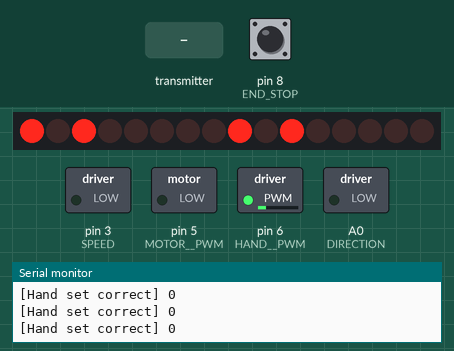
A program run on a simulated Arduino Uno, built with avr-gcc and run on an emulated ATmega328P. Parts: 16 shift-register outputs drawn as a row of LEDs (first output left, lit = HIGH), switched loads named in the program (green lamp = pin HIGH), the last lines printed to the serial monitor. The test bench sets the inputs (shaded band); at power-on: pin 8 (END_STOP) HIGH. No radio packets arrive unless stated; pins used as bus, display or sensor lines are not drawn.

Above: at 0.8 s.
0.9 s: pin 8 (END_STOP) pulled LOW for 0.15 s
At 1.4 s:
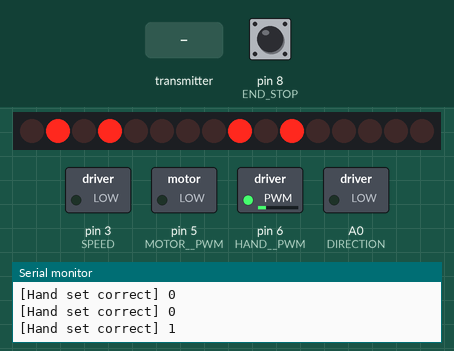
At 2.8 s:
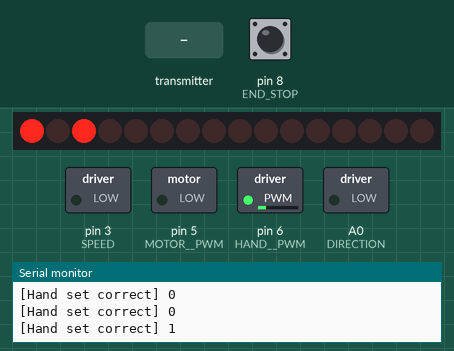
3.5 s: the transmitter starts sending direction = 0
5.0 s: the transmitter starts sending hand = 128
8.0 s: the transmitter starts sending speed = 0
11.0 s: the transmitter starts sending zachvat = 128
14.0 s: the transmitter starts sending direction = 64
Timing chart, 0 to 17.0 s (numbered marks = the images above; inputs shaded):
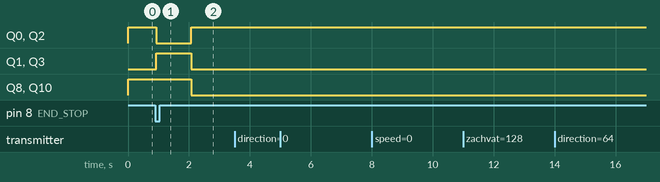

The program:

main.cpp
```cpp
#include <Arduino.h>
#include "Command.h"

#define MOTOR__PWM    5  // выходы arduino
#define HAND__PWM     6

#define DATA_PIN      2  // пин подключен к входу DS
#define LATCH_PIN     4  // пин подключен к входу ST_CP
#define CLOCK_PIN     7  // пин подключен к входу SH_CP

#define END_STOP      8  // пин конецевика на руке

#define SPEED         3  // скорость двигателя захвата
#define DIRECTION     A0


// #define MOTOR_LEFT_AIN1       A0
// #define MOTOR_LEFT_AIN2       A1
// #define MOTOR_LEFT_BIN1       A2
// #define MOTOR_LEFT_BIN2       A3

// #define MOTOR_RIGHT_AIN1      2
// #define MOTOR_RIGHT_AIN2      4
// #define MOTOR_RIGHT_BIN1      7
// #define MOTOR_RIGHT_BIN2      8
//#define STBY 13

#define MOTOR_LEFT_FORWARD     0b01010000
#define MOTOR_LEFT_BACKWARD    0b10100000
#define MOTOR_RIGHT_FORWARD    0b00001010
#define MOTOR_RIGHT_BACKWARD   0b00000101
#define MOTOR_STOP             0b00000000

#define ROBOT_FORWARD          0b01011010
#define ROBOT_BACKWARD         0b10100101
#define ROBOT_LEFT             0b01010101
#define ROBOT_RIGHT            0b10101010

#define HAND_UP                0b10100000
#define HAND_DOWN              0b01010000
#define HAND_STOP              0b00000000


#include <SPI.h>
#include "nRF24L01.h"
#include "RF24.h"

RF24 radio(9, 10); // "создать" модуль на пинах 9 и 10 Для Уно
// RF24 radio(9,53); // для Меги

byte address[][6] = {"1Node", "2Node", "3Node", "4Node", "5Node", "6Node"}; //возможные номера труб

uint32_t timer;


// int motorSpeed = 255; //  скорость мотора

enum Direction {
  forward = 0,
  bacward = 1,
  left    = 2,
  right   = 3,
  stop    = 4
};

enum DirectHand {
  up        = 0,
  dw        = 1,
  stopHand  = 2
};

enum StateEnd {
  go_up    = 0,
  go_down  = 1,
//  stopEnd  = 2
};

Direction direct;
DirectHand hand_dir, lastdir, zachvat_dir;
StateEnd flag_stop;

com recived;


bool read_end_stop;


void Motor(Direction direct, byte speed_rs) {
  byte speed = 100;
  switch (direct)
  {
    case Direction :: stop: {
      analogWrite(MOTOR__PWM, 0);
      //Serial.println("Stop");
      break;
    }

    case Direction :: forward: {

      //Serial.println("Forward");

      shiftOut(DATA_PIN, CLOCK_PIN, LSBFIRST, ROBOT_FORWARD);

      analogWrite(MOTOR__PWM, speed);
      break;
    }
    case Direction :: bacward: {

      //Serial.println("Backward");

      shiftOut(DATA_PIN, CLOCK_PIN, LSBFIRST, ROBOT_BACKWARD);

      analogWrite(MOTOR__PWM, speed);
      break;
    }

    case Direction :: right: {

      //Serial.println("Right");

      shiftOut(DATA_PIN, CLOCK_PIN, LSBFIRST, ROBOT_RIGHT);

      analogWrite(MOTOR__PWM, speed);
      break;
    }
    case Direction :: left: {

      //Serial.println("Left");

      shiftOut(DATA_PIN, CLOCK_PIN, LSBFIRST, ROBOT_LEFT);

      analogWrite(MOTOR__PWM, speed);
      break;
    }


  default:
    break;
  }
}

void Hand(DirectHand direct) {
  byte speed = 50;

  switch (direct)
  {
    case DirectHand :: up: {


      shiftOut(DATA_PIN, CLOCK_PIN, LSBFIRST, HAND_UP);

      analogWrite(HAND__PWM, speed);
      break;
    }
    case DirectHand :: dw: {

      shiftOut(DATA_PIN, CLOCK_PIN, LSBFIRST, HAND_DOWN);

      analogWrite(HAND__PWM, speed);
      break;
    }

    case DirectHand :: stopHand: {

      shiftOut(DATA_PIN, CLOCK_PIN, LSBFIRST, HAND_STOP);

      analogWrite(HAND__PWM, 0);
    }

  default:
    break;
  }
}

void GoHand(DirectHand recived_direct) {
  static bool flag;
  read_end_stop = !digitalRead(END_STOP);

  if (read_end_stop && recived_direct == DirectHand :: dw) {
    Hand(DirectHand :: up);
    flag = true;
    timer = millis();
  }

  if (read_end_stop && recived_direct == DirectHand :: up) {
    Hand(DirectHand :: dw);
    flag = true;
    timer = millis();
  }

  if (flag && millis() - timer > 1000) {
    flag = false;
    Hand(DirectHand :: stopHand);
  }

  if (!flag) {
    Hand(recived_direct);
  }

}

void ZachVat(DirectHand direct) {
  static bool flag;

  if (direct == DirectHand :: dw && flag == false) {
    digitalWrite(DIRECTION, HIGH);
    digitalWrite(SPEED, LOW);
    flag = true;
    // delay(200);
    // analogWrite(SPEED, 0);

  } else if (direct == DirectHand :: up && flag == false) {
    digitalWrite(DIRECTION, LOW);
    digitalWrite(SPEED, HIGH);
    flag = true;
    // delay(200);
    // analogWrite(SPEED, 0);

  } else if (direct == DirectHand :: stopHand) {
    digitalWrite(SPEED, LOW);
    digitalWrite(DIRECTION, LOW);
    flag = false;

  }
}

void setup(){

  Serial.begin(9600);
  Serial.println("Start");

  pinMode(END_STOP, INPUT_PULLUP);

  pinMode(MOTOR__PWM, OUTPUT);
  pinMode(HAND__PWM, OUTPUT);

  pinMode(DATA_PIN, OUTPUT);
  pinMode(CLOCK_PIN, OUTPUT);
  pinMode(LATCH_PIN, OUTPUT);

  pinMode(SPEED, OUTPUT);
  pinMode(DIRECTION, OUTPUT);

  digitalWrite(LATCH_PIN, HIGH);


  radio.begin(); //активировать модуль
  radio.setAutoAck(1);         //режим подтверждения приёма, 1 вкл 0 выкл
  radio.setRetries(0, 15);    //(время между попыткой достучаться, число попыток)
  radio.enableAckPayload();    //разрешить отсылку данных в ответ на входящий сигнал
  radio.setPayloadSize(32);     //размер пакета, в байтах

  radio.openReadingPipe(1, address[0]);     //хотим слушать трубу 0
  radio.setChannel(0x60);  // выбираем канал (в котором нет шумов!)

  radio.setPALevel (RF24_PA_MAX); //уровень мощности передатчика. На выбор RF24_PA_MIN, RF24_PA_LOW, RF24_PA_HIGH, RF24_PA_MAX
  radio.setDataRate (RF24_250KBPS); //скорость обмена. На выбор RF24_2MBPS, RF24_1MBPS, RF24_250KBPS
  //должна быть одинакова на приёмнике и передатчике!
  //при самой низкой скорости имеем самую высокую чувствительность и дальность!!

  radio.powerUp(); //начать работу
  radio.startListening();  //начинаем слушать эфир, мы приёмный модуль

  recived.speed = 50;

  flag_stop = StateEnd :: go_up;

  while (flag_stop == StateEnd :: go_up) {

    read_end_stop = !digitalRead(END_STOP);

    Serial.print("[Hand set correct] ");  Serial.println(read_end_stop);

    if (read_end_stop) {
      flag_stop = StateEnd :: go_down;
      digitalWrite(LATCH_PIN, LOW);  // цифра один

      Hand(DirectHand :: stopHand);
      Motor(Direction :: stop, 0);

      digitalWrite(LATCH_PIN, HIGH);

    } else {
      digitalWrite(LATCH_PIN, LOW);  // цифра один

      Hand(DirectHand :: up);
      Motor(Direction :: stop, 0);

      digitalWrite(LATCH_PIN, HIGH);
    }
  }

  recived.hand = DirectHand :: stopHand;
  recived.direction = Direction :: stop;
  direct = Direction :: stop;
  zachvat_dir = DirectHand :: stopHand;

}

void loop() {


  byte pipeNo;
  while ( radio.available(&pipeNo)) {                                 // слушаем эфир со всех труб

    //radio.read( &gotByte, sizeof(gotByte) );                          // чиатем входящий сигнал
    radio.read( &recived, sizeof(com) );

    Serial.print("[Direction] "); Serial.println(recived.direction);
    Serial.print("[Hand] "); Serial.println(recived.hand);
    Serial.print("[Speed] "); Serial.println(recived.speed);
    Serial.print("[Zachvat] "); Serial.println(recived.zachvat); Serial.println();

    switch (recived.direction)
    {
    case FORWARD: {
      direct = forward;

      break;
    }

    case BACKWARD: {
      direct = bacward;
      break;
    }

    case LEFT: {
      direct = left;
      break;
    }

    case RIGHT: {
      direct = right;
      break;
    }

    case STOP: {
      direct = stop;
      break;
    }

    default:
      break;
    }

    switch (recived.hand) {
      case UP_HAND: {
        hand_dir = DirectHand :: up;
        break;
      }

      case DOWN_HAND: {
        hand_dir = DirectHand :: dw;
        break;
      }

      case STOP_HAND: {
        hand_dir = DirectHand :: stopHand;
      }

      default:
        break;
    }

    switch (recived.zachvat) {
      case UP_ZACH: {
        zachvat_dir = DirectHand :: up;
        break;
      }

      case DOWN_ZACH: {
        zachvat_dir = DirectHand :: dw;
        break;
      }

      case STOP_ZACH: {
        zachvat_dir = DirectHand :: stopHand;
      }

      default:
        break;
    }
  }

  digitalWrite(LATCH_PIN, LOW);  // цифра один

  GoHand(hand_dir);
  Motor(direct, recived.speed);

  digitalWrite(LATCH_PIN, HIGH);

  ZachVat(zachvat_dir);

} 
```

Command.h
```cpp
struct com
{
    byte direction;
    byte hand;
    byte speed;
    byte zachvat;
};

#define FORWARD         10
#define BACKWARD        20
#define RIGHT           30
#define LEFT            40
#define STOP            50

#define UP_HAND         20
#define DOWN_HAND       30
#define STOP_HAND       40

#define UP_ZACH         20
#define DOWN_ZACH       30
#define STOP_ZACH       40
```

Measured:
- after the input at 0.9 s, Q0, Q2: HIGH → LOW at once, → HIGH 1.1 s later; Q1, Q3: LOW → HIGH at once, → LOW 1.1 s later; Q8, Q10: HIGH → LOW after 1.2 s
